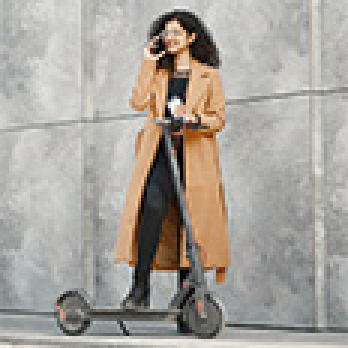
#> input picture ai_tools/1/example.jpg, 116 x 116 px (shown 3 times larger); its folder holds only this picture in this run
$ python -i color_cluster_1126.py   (imports and definitions only)
#> lines starting #> are read from the running program, lines starting #| are printed output that depends on the picture
#> further down, picture is the input picture: shape (116, 116, 3); mean B, G, R 156.2, 163.3, 168.5
#> in majoColor_inrange, `other_mask = cv2.inRange(img, np.float32(color_range["白色"][0]), np.flo..`: other_mask: shape (116, 116); every value is 0
#> in majoColor_inrange, `white_mask = cv2.bitwise_not(other_mask)`: white_mask: shape (116, 116); every value is 255
# cython: language_level=3
import base64

import cv2
import os
import numpy as np
import shutil


img_dir = ""
img_dir = os.path.join(os.getcwd(), img_dir)
result_dir = os.path.join(os.getcwd(),"Results")


# get Region of Interest
def getROI(mask: np.array) -> list:
    x_left = 0
    y_top = 0
    x_right = mask.shape[0]
#> x_right = 116
    y_bottom = mask.shape[1]
#> y_bottom = 116

    ## region of interest through cols
    cols = np.sum(mask, axis = 0)
#> cols = 116 values from 29580 to 29580
    for i in range(0, cols.shape[0]):
        if cols[i] != 0:
            y_top = i
            break
    for i in range(0, cols.shape[0]):
        if cols[-i] != 0:
            y_bottom= cols.shape[0] - i
            break

    ## region of interest through rows
    rows = np.sum(mask, axis = 1)
#> rows = 116 values from 29580 to 29580
    for i in range(0, rows.shape[0]):
        if rows[i] != 0:
            x_left = i
            break
    for i in range(0, rows.shape[0]):
        if rows[-i] != 0:
            x_right = rows.shape[0] - i
            break

    return [x_left, x_right, y_top, y_bottom]

def base64_cv2(base64_str):
    imgString = base64.b64decode(base64_str)
    nparr = np.fromstring(imgString,np.uint8)
    image = cv2.imdecode(nparr,cv2.IMREAD_COLOR)
    return image

# output the major color of the suitcase
# except "white"
def majoColor_inrange(img)-> str:
    color_range = {
        "黑色": [np.array([0,0,0]),np.array([180,255,80])],
        "灰色":[np.array([0,0,80]),np.array([180,15,220])],
        "白色":[np.array([0,0,221]),np.array([180,30,255])],
        "红色":[np.array([0,15,46]),np.array([10,255,255])],
        "红色2":[np.array([156,15,46]),np.array([180,255,255])],
        "橙色":[np.array([11,15,46]),np.array([25,255,255])],
        "黄色":[np.array([26,15,46]),np.array([34,255,255])],
        "绿色":[np.array([35,15,46]),np.array([77,255,255])],
        "青色":[np.array([78,15,46]),np.array([99,255,255])],
        "蓝色":[np.array([100,15,46]),np.array([124,255,255])],
        "紫色":[np.array([125,15,46]),np.array([155,255,255])]
    }
    color = "其他"
    # img = base64_cv2(image_path)
    # # img = cv2.imread(os.path.join(image_path))
    # img = cv2.cvtColor(img, cv2.COLOR_BGR2HSV)
    other_mask = cv2.inRange(img, np.float32(color_range["白色"][0]), np.float32(color_range["白色"][1]))
    white_mask = cv2.bitwise_not(other_mask)
    [x1, x2, y1, y2] = getROI(white_mask)
#> x1 = 0; x2 = 116; y1 = 0; y2 = 116
    img = img[x1:x2, y1:y2]
    img = cv2.blur(img, (7,7))
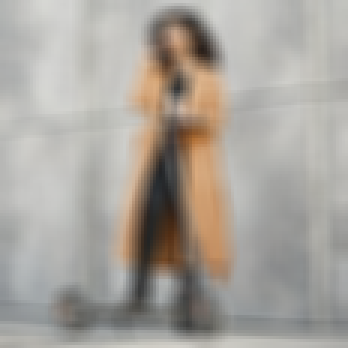
#> img: shape (116, 116, 3) (shown 3 times larger); mean B, G, R 156.1, 163.2, 168.5

    color_list = []

    for key in color_range.keys():
        if(key != "白色"):
            pixel_count = np.sum(cv2.inRange(img, np.float32(color_range[key][0]), np.float32(color_range[key][1])))
            color_list.append([key, pixel_count])
#> this loop made 11 passes
#> pixel_count on passes 1, 2, 4, 5, 6, 7, 8, 9, 10, 11: 126480, 0, 0, 972570, 5865, 21420, 181050, 155040, 297330, 571965
#> after the loop, color_list = [['黑色', 126480], ['灰色', 0], ['红色', 0], ['红色2', 972570], ['橙色', 5865], ['黄色', 21420], ['绿色', 181050], ['青色', 155040], ['蓝色', 297330], ['紫色', 571965]]

    color_list.sort(key = lambda x: x[1], reverse = True)
    color = color_list[0][0][:2]
#> color = '红色'

    return color


# copy img into ./Results directory
# based on color cluster
def classifyImg(img_path, color_dir):
    if not os.path.exists(color_dir):
        os.mkdir(color_dir)
    shutil.copy(img_path, color_dir)


# [14 lines not run here, left out]

>>> import cv2
>>> picture = cv2.imread('../../ai_tools/1/example.jpg')
>>> result = majoColor_inrange(picture)
#> result = '红色'
